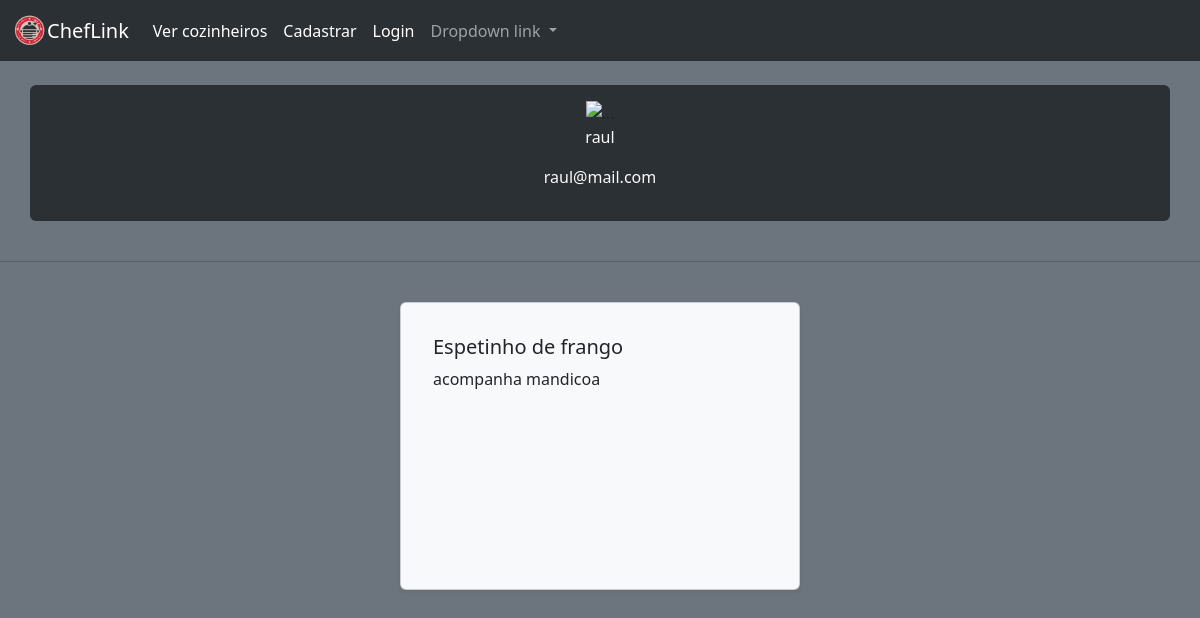
The page /menu/r4l on the database as committed earlier.
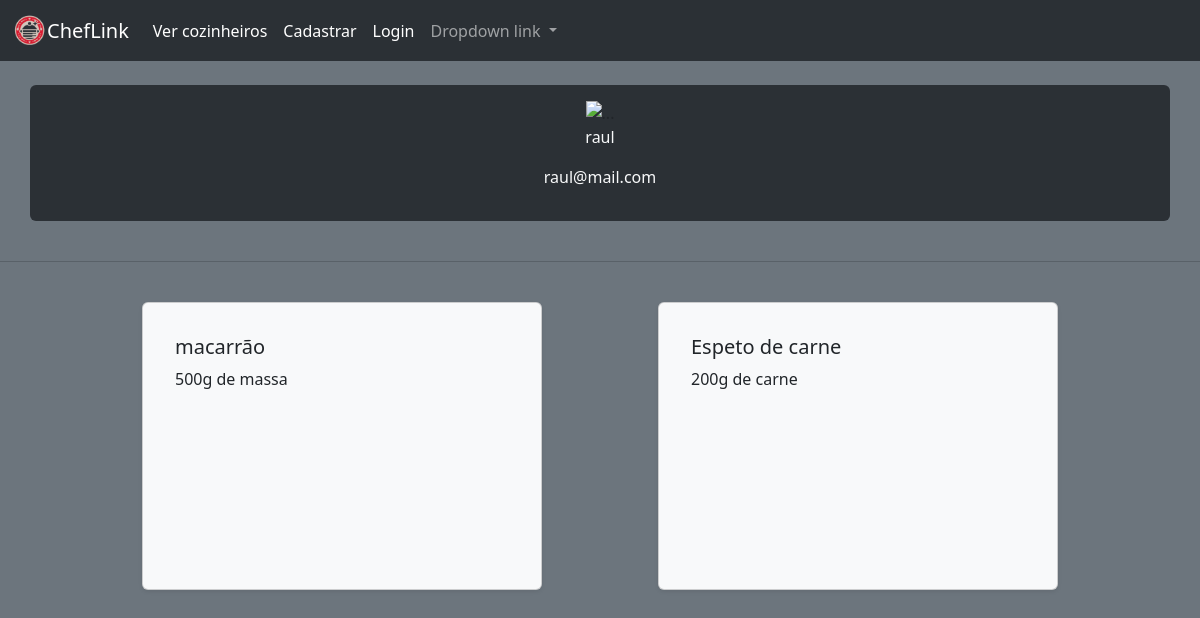
The same page on the database as committed later.
### models.py (models this page shows)
class UserPostModel(db.Model):
    __tablename__ = "userpostmodel"
    id = mapped_column(Integer,autoincrement=True,primary_key=True)
    title = mapped_column(String(30),nullable=False)
    user_id = mapped_column(Integer, ForeignKey('usermodel.id'))
    slug = mapped_column(String(30),nullable=False)
    content = mapped_column(Text,nullable=False)
    date_posted = mapped_column(DateTime,default=datetime.utcnow())

### routes.py (the view)
@app.route('/menu/<username>',methods=['POST','GET'])
def menu_cozinheiro(username):
    cozinheiro = UserModel.query.filter(UserModel.username == username).first_or_404()
    pratos = UserPostModel.query.filter(UserPostModel.user_id == cozinheiro.id).all()
    return render_template('menu_cozinheiro.html',cozinheiro=cozinheiro, pratos=pratos)

### templates/menu_cozinheiro.html (shortened to what this page needs)
{%extends "base.html"%}
{%block body%}
<br>
<div class="container p-3 d-flex bg-body-tertiary rounded justify-content-center flex-column" data-bs-theme="dark">
    <img src="..." class="align-self-center" alt="...">
    <p class="text-light align-self-center">{{cozinheiro.name}}</p>
    <p class="text-light align-self-center">{{cozinheiro.email}}</p>
</div>
<br>
<hr>
<br>
{%if pratos%}
<div class="container d-flex  flex-wrap gap-3 justify-content-evenly">
{%for prato in pratos%}
<div class="card shadow-sm p-3 bg-body-tertiary rounded" style="width: 25rem; height: 18rem;">
    <div class="card-body " style="overflow: hidden;">
        <h5 class="card-title">{{prato.title}}</h5>
        <p class="card-text" style="text-overflow: ellipsis;">{{prato.content}}</p>
    </div>
</div>
{%endfor%}
</div>
{%else%}
<p>Não há postagens</p>
{%endif%}
{%endblock%}

Rows that differ between the two databases and show on the page:
removed UserPostModel: title "Espetinho de frango", content "acompanha mandicoa"
added UserPostModel: title "macarrão", content "500g de massa"
now on this page (row edited): UserPostModel: title "Espeto de carne", content "200g de carne"
